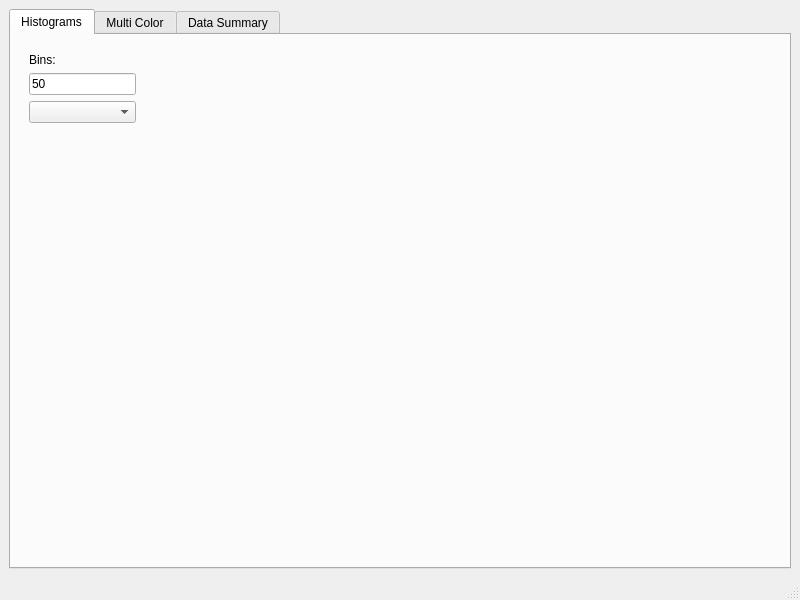
<?xml version="1.0" encoding="UTF-8"?>
<ui version="4.0">
 <class>MainWindow</class>
 <widget class="QMainWindow" name="MainWindow">
  <property name="geometry">
   <rect>
    <x>0</x>
    <y>0</y>
    <width>800</width>
    <height>600</height>
   </rect>
  </property>
  <property name="windowTitle">
   <string>nanoQNT Data Vis</string>
  </property>
  <widget class="QWidget" name="centralwidget">
   <layout class="QHBoxLayout" name="horizontalLayout">
    <item>
     <widget class="QTabWidget" name="tabWidget">
      <property name="currentIndex">
       <number>0</number>
      </property>
      <widget class="QWidget" name="Histograms">
       <attribute name="title">
        <string>Histograms</string>
       </attribute>
       <layout class="QHBoxLayout" name="horizontalLayout_2">
        <item>
         <widget class="QWidget" name="Channel_selector" native="true">
          <property name="maximumSize">
           <size>
            <width>125</width>
            <height>16777215</height>
           </size>
          </property>
          <property name="styleSheet">
           <string notr="true"/>
          </property>
          <layout class="QVBoxLayout" name="verticalLayout">
           <item>
            <widget class="QLabel" name="label">
             <property name="text">
              <string>Bins:</string>
             </property>
            </widget>
           </item>
           <item>
            <widget class="QLineEdit" name="histogram_bins">
             <property name="text">
              <string>50</string>
             </property>
            </widget>
           </item>
           <item>
            <widget class="QComboBox" name="histogram_channel_selector">
             <property name="minimumSize">
              <size>
               <width>75</width>
               <height>0</height>
              </size>
             </property>
             <property name="styleSheet">
              <string notr="true"/>
             </property>
            </widget>
           </item>
           <item>
            <spacer name="verticalSpacer">
             <property name="orientation">
              <enum>Qt::Vertical</enum>
             </property>
             <property name="sizeHint" stdset="0">
              <size>
               <width>20</width>
               <height>40</height>
              </size>
             </property>
            </spacer>
           </item>
          </layout>
         </widget>
        </item>
        <item>
         <widget class="QWidget" name="histogram_plot_widget" native="true">
          <layout class="QVBoxLayout" name="verticalLayout_2"/>
         </widget>
        </item>
       </layout>
      </widget>
      <widget class="QWidget" name="Multicolor">
       <attribute name="title">
        <string>Multi Color</string>
       </attribute>
       <layout class="QHBoxLayout" name="horizontalLayout_3">
        <item>
         <widget class="QWidget" name="multi_color_channel_selector" native="true">
          <property name="maximumSize">
           <size>
            <width>125</width>
            <height>16777215</height>
           </size>
          </property>
          <layout class="QVBoxLayout" name="verticalLayout_4">
           <item>
            <widget class="QLabel" name="label_2">
             <property name="text">
              <string>Channel 1:</string>
             </property>
            </widget>
           </item>
           <item>
            <widget class="QComboBox" name="multi_channel_1"/>
           </item>
           <item>
            <widget class="QLabel" name="label_3">
             <property name="text">
              <string>Channel 2:</string>
             </property>
            </widget>
           </item>
           <item>
            <widget class="QComboBox" name="multi_channel_2"/>
           </item>
           <item>
            <spacer name="verticalSpacer_2">
             <property name="orientation">
              <enum>Qt::Vertical</enum>
             </property>
             <property name="sizeHint" stdset="0">
              <size>
               <width>20</width>
               <height>40</height>
              </size>
             </property>
            </spacer>
           </item>
          </layout>
         </widget>
        </item>
        <item>
         <widget class="QWidget" name="multi_color_plot_widget" native="true">
          <layout class="QVBoxLayout" name="verticalLayout_5"/>
         </widget>
        </item>
       </layout>
      </widget>
      <widget class="QWidget" name="tab">
       <attribute name="title">
        <string>Data Summary</string>
       </attribute>
       <layout class="QVBoxLayout" name="verticalLayout_3">
        <item>
         <widget class="QPlainTextEdit" name="summary_data_text">
          <property name="enabled">
           <bool>true</bool>
          </property>
         </widget>
        </item>
       </layout>
      </widget>
     </widget>
    </item>
   </layout>
  </widget>
  <widget class="QMenuBar" name="menubar">
   <property name="geometry">
    <rect>
     <x>0</x>
     <y>0</y>
     <width>800</width>
     <height>24</height>
    </rect>
   </property>
  </widget>
  <widget class="QStatusBar" name="statusbar"/>
 </widget>
 <resources/>
 <connections/>
</ui>
